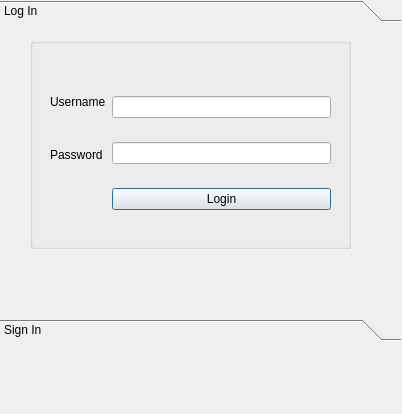
<?xml version="1.0" encoding="UTF-8"?>
<ui version="4.0">
 <class>Login</class>
 <widget class="QDialog" name="Login">
  <property name="geometry">
   <rect>
    <x>0</x>
    <y>0</y>
    <width>402</width>
    <height>414</height>
   </rect>
  </property>
  <property name="windowTitle">
   <string>Log-in Form</string>
  </property>
  <widget class="QToolBox" name="toolBox">
   <property name="geometry">
    <rect>
     <x>0</x>
     <y>0</y>
     <width>401</width>
     <height>341</height>
    </rect>
   </property>
   <property name="currentIndex">
    <number>0</number>
   </property>
   <widget class="QWidget" name="loginPage">
    <property name="geometry">
     <rect>
      <x>0</x>
      <y>0</y>
      <width>401</width>
      <height>279</height>
     </rect>
    </property>
    <attribute name="label">
     <string>Log In</string>
    </attribute>
    <widget class="QGroupBox" name="groupBox">
     <property name="geometry">
      <rect>
       <x>30</x>
       <y>10</y>
       <width>321</width>
       <height>211</height>
      </rect>
     </property>
     <property name="title">
      <string/>
     </property>
     <widget class="QWidget" name="layoutWidget">
      <property name="geometry">
       <rect>
        <x>20</x>
        <y>40</y>
        <width>281</width>
        <height>153</height>
       </rect>
      </property>
      <layout class="QHBoxLayout" name="horizontalLayout">
       <item>
        <layout class="QVBoxLayout" name="verticalLayout_2">
         <item>
          <widget class="QLabel" name="label_username">
           <property name="font">
            <font>
             <pointsize>9</pointsize>
            </font>
           </property>
           <property name="text">
            <string>Username</string>
           </property>
          </widget>
         </item>
         <item>
          <widget class="QLabel" name="label_username_2">
           <property name="font">
            <font>
             <pointsize>9</pointsize>
            </font>
           </property>
           <property name="text">
            <string>Password</string>
           </property>
          </widget>
         </item>
         <item>
          <widget class="QLabel" name="label_username_3">
           <property name="font">
            <font>
             <pointsize>10</pointsize>
            </font>
           </property>
           <property name="text">
            <string/>
           </property>
          </widget>
         </item>
        </layout>
       </item>
       <item>
        <layout class="QVBoxLayout" name="verticalLayout">
         <item>
          <widget class="QLineEdit" name="lineEdit_username"/>
         </item>
         <item>
          <widget class="QLineEdit" name="lineEdit_password"/>
         </item>
         <item>
          <widget class="QPushButton" name="pushButton_login">
           <property name="text">
            <string>Login</string>
           </property>
          </widget>
         </item>
        </layout>
       </item>
      </layout>
     </widget>
    </widget>
   </widget>
   <widget class="QWidget" name="signinPage">
    <property name="geometry">
     <rect>
      <x>0</x>
      <y>0</y>
      <width>401</width>
      <height>279</height>
     </rect>
    </property>
    <attribute name="label">
     <string>Sign In</string>
    </attribute>
    <widget class="QFrame" name="frame">
     <property name="geometry">
      <rect>
       <x>20</x>
       <y>10</y>
       <width>361</width>
       <height>271</height>
      </rect>
     </property>
     <property name="frameShape">
      <enum>QFrame::StyledPanel</enum>
     </property>
     <property name="frameShadow">
      <enum>QFrame::Raised</enum>
     </property>
     <widget class="QPushButton" name="pushButton_addUser">
      <property name="geometry">
       <rect>
        <x>20</x>
        <y>230</y>
        <width>93</width>
        <height>28</height>
       </rect>
      </property>
      <property name="text">
       <string>Make Account!</string>
      </property>
     </widget>
     <widget class="QWidget" name="layoutWidget_2">
      <property name="geometry">
       <rect>
        <x>20</x>
        <y>30</y>
        <width>321</width>
        <height>141</height>
       </rect>
      </property>
      <layout class="QVBoxLayout" name="verticalLayout_5">
       <item>
        <layout class="QVBoxLayout" name="verticalLayout_3">
         <item>
          <widget class="QLabel" name="label_addusername">
           <property name="text">
            <string>Username</string>
           </property>
          </widget>
         </item>
         <item>
          <widget class="QLineEdit" name="lineEdit_addUser"/>
         </item>
        </layout>
       </item>
       <item>
        <layout class="QVBoxLayout" name="verticalLayout_4">
         <item>
          <widget class="QLabel" name="label_addpassword">
           <property name="text">
            <string>Password (minimum 8 characters)</string>
           </property>
          </widget>
         </item>
         <item>
          <widget class="QLineEdit" name="lineEdit_addPass"/>
         </item>
        </layout>
       </item>
       <item>
        <widget class="QCheckBox" name="checkBox_admin">
         <property name="text">
          <string>Is Admin Accout?</string>
         </property>
        </widget>
       </item>
      </layout>
     </widget>
    </widget>
   </widget>
  </widget>
 </widget>
 <resources/>
 <connections/>
</ui>
